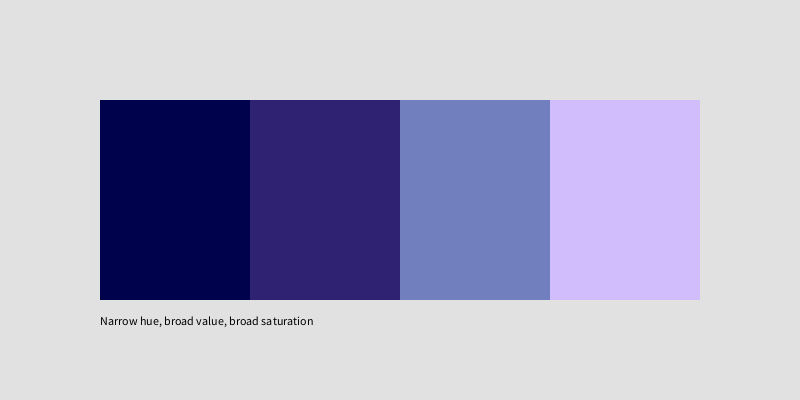
Frame 1 (no input)
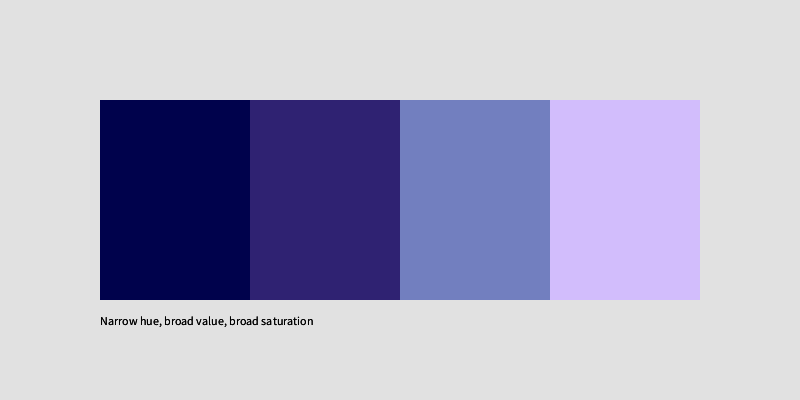
Frame 2 (the mouse pressed at the canvas centre, redrawn once)

The Processing sketch that drew these frames (run headless with seeded random() and noise(); the mouse was pressed at the canvas centre and the sketch redrawn once):

// Processing sketch: Narrow_Broad_Broad
// ── Narrow_Broad_Broad.pde
void setup() {
  size(800, 400);
  background(225);
  colorMode(HSB, 360, 100, 100);
  noStroke();
  noLoop();
}

void draw() {
  fill(239, 99, 30);
  rect(100, 100, 150, 200);
  fill(250, 70, 45);
  rect(250, 100, 150, 200);
  fill(230, 40, 75);
  rect(400, 100, 150, 200);
  fill(260, 25, 99);
  rect(550, 100, 150, 200);
  fill(0);
  text("Narrow hue, broad value, broad saturation", 100, 325);
  save("Narrow_Hue_Broad_Val_Broad_Sat.png");  
}
